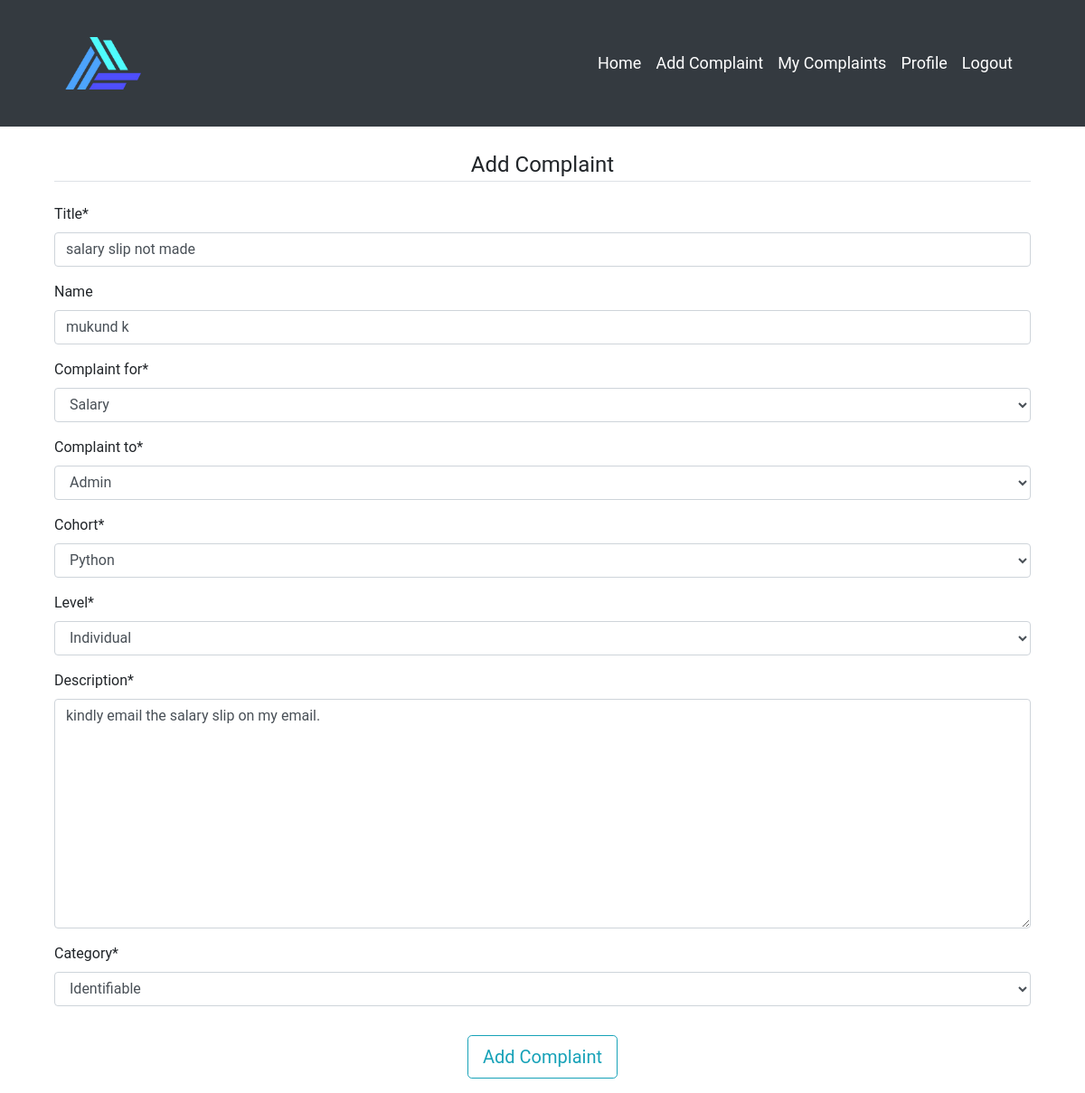
The app's page /complaints/update_complaint/9 (signed in) with its own data.
### complaints/models.py (models this page shows)
class Complaint(models.Model):
    title = models.CharField(max_length=200)
    name = models.CharField(max_length=255, blank=True)
    user_type = (
        ('M', 'Mentor'),
        ('T', 'Trainee'),
    )
    user_role = models.CharField(
        max_length=1,
        choices=user_type,
        default='T',
    )
    date = models.DateTimeField(auto_now=True)
    complaint_type = (
        ('M', 'Management'),
        ('E', 'Education'),
        ('D', 'Deployment'),
        ('S', 'Salary'),
        ('G', 'General'),
    )
    complaint_for = models.CharField(
        max_length=1,
        choices=complaint_type,
        default='G',
    )
    complaint_type_to = (
        ('A', 'Admin'),
        ('M', 'Mentor'),
    )
    complaint_to = models.CharField(
        max_length=1,
        choices=complaint_type_to,
        default='M',
    )
    cohort_choice = (
        ('P', 'Python'),
        ('J', 'Java'),
        ('R', 'React'),
        ('A', 'Android'),
        ('L', 'Linux'),
        ('C', 'Cybersecurity'),
        ('U', 'Unknown'),
    )
    cohort = models.CharField(
        max_length=1,
        choices=cohort_choice,
        default='U',
    )
    complaint_level = (
        ('I', 'Individual'),
        ('G', 'General'),
    )
    level = models.CharField(
        max_length=1,
        choices=complaint_level,
        default='I',
    )
    description = models.TextField(blank=False, max_length=500)
    complaint_category = (
        ('A', 'Anonymous'),
        ('I', 'Identifiable'),
    )
    category = models.CharField(
        max_length=1,
        choices=complaint_category,
        default='I',
    )
    complaint_status = (
        ('P', 'Pending'),
        ('N', 'Need Clarification'),
        ('R', 'Resolved'),
    )
    status = models.CharField(
        max_length=1,
        choices=complaint_status,
        default='P',
    )
    resoultion = models.TextField(blank=True, max_length=500)
    user = models.ForeignKey(User, on_delete=models.CASCADE)

### complaints/views.py (the view)
# urls.py: path('update_complaint/<int:id>', views.update_complaint,
@login_required(login_url='login')
def update_complaint(request, id):
    complaint = get_object_or_404(Complaint, id=id)
    if request.user == complaint.user:
        if request.method == 'POST':
            form = AddComplaintForm(request.POST, instance=request.user)
            if form.is_valid():
                complaint = Complaint(
                                id=complaint.id,
                                title=request.POST['title'],
                                name=request.POST['name'],
                                complaint_for=request.POST['complaint_for'],
                                complaint_to=request.POST['complaint_to'],
                                cohort=request.POST['cohort'],
                                level=request.POST['level'],
                                description=request.POST['description'],
                                category=request.POST['category'],
                                user=request.user
                            )
                complaint.save()
                messages.success(request, 'Complaint Registered')
        else:
            form = AddComplaintForm(instance=complaint)
        return render(request, 'complaints/add_complaint.html', {'form': form})
    else:
        raise PermissionDenied("You Don't Have Persmission to do that")

### complaints/forms.py
class AddComplaintForm(forms.ModelForm):
    class Meta:
        model = Complaint
        fields = ['title', 'name', 'complaint_for', 'complaint_to',
                  'cohort', 'level', 'description', 'category']

### complaints/templates/complaints/add_complaint.html (shortened to what this page needs)
{% extends "users/base.html" %}
{% load crispy_forms_tags %}
{% block content %}
<div class="container mt-4">
    <div class="container">
        <div class="content-section">
            <form method="POST">
                <fieldset class="form-group">
                    <legend class="border-bottom mb-4 mt-4 text-center">Add Complaint</legend>
                    {{ form|crispy }}
                </fieldset>
                <div class="form-group text-center">
                    <button class="btn btn-outline-info btn-lg" type="submit">Add Complaint</button>
                </div>
            </form>
        </div>
    </div>
</div>
{% endblock %}

### static/style/main.css (style rules this page uses)
body { font-family: 'Roboto', sans-serif; }

### records on screen
Complaint: title "salary slip not made", name "mukund k", complaint_for "Salary", complaint_to "Admin", cohort "Python", level "Individual", description "kindly email the salary slip on my email.", category "Identifiable"
